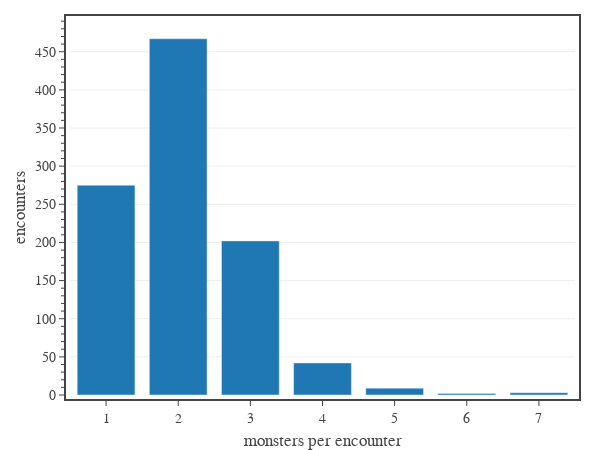

The notebook cell this image was saved under:
### Code cell
# Fig. 3: plots the distribution of encounters by the number of monsters
fig = go.Figure()

# simulated data
name = 'simulated data'
dfG = dfe[['encounter_size','hp_lost']].groupby('encounter_size').count().reset_index()
fig.add_trace(go.Bar(
    x=dfG['encounter_size'],
    y=dfG['hp_lost'],
    name=name,
    hovertemplate=
        'Monsters %{x:.0f}<br>'+
        'Encounters %{y:.0f}'+
        '<extra></extra>'
))

# show figure
fig.update_layout(
    template=tfb.FIG_TEMPLATE,
    margin=dict(l=70, r=25, b=55, t=20, pad=4),
    xaxis=dict(
        title_text='monsters per encounter',
        autorange=True,
        tickmode='auto',
    ),
    yaxis=dict(
        title_text=f'encounters',
        autorange=True,
        tickmode='auto',
        minor_tickmode='auto',
    ),
    width=600, 
    height=450,
)
fig.show(config=tfb.FIG_CONFIG)

# save figures
if SAVEFIGS:
    fig.update_layout(autosize=True, width=None, height=None)
    tfb.save_fig_html(fig, format='large', name=f'./fig-sim-encounter-size-dist-large')
    tfb.save_fig_html(fig, format='small', name=f'./fig-sim-encounter-size-dist-small')

### Figure 1 — Plotly figure (JSON) as saved in the notebook; plotly's stock layout.template omitted (floating-point values rounded to 4 significant figures)
{"data": [{"hovertemplate": "Monsters %{x:.0f}<br>Encounters %{y:.0f}<extra></extra>", "name": "simulated data", "type": "bar", "x": [1, 2, 3, 4, 5, 6, 7], "y": [275, 467, 202, 42, 9, 2, 3]}], "layout": {"height": 450, "margin": {"b": 55, "l": 70, "pad": 4, "r": 25, "t": 20}, "width": 600, "xaxis": {"autorange": true, "tickmode": "auto", "title": {"text": "monsters per encounter"}}, "yaxis": {"autorange": true, "minor": {"tickmode": "auto"}, "tickmode": "auto", "title": {"text": "encounters"}}}}
